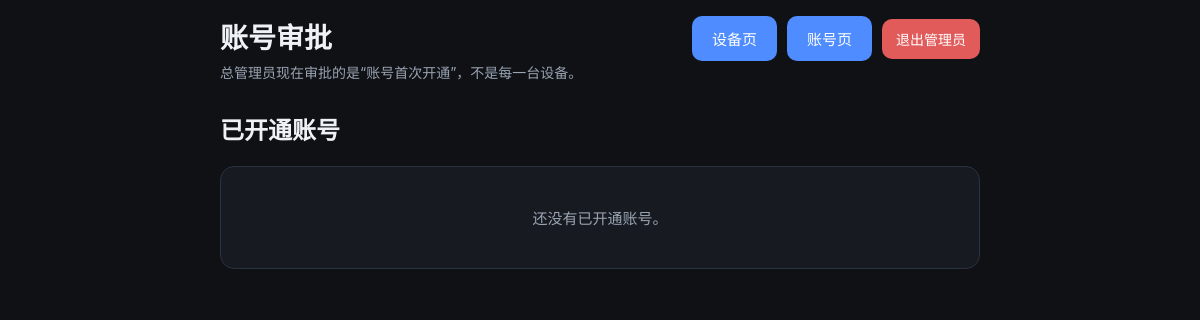
/admin/accounts, run on an earlier commit of the app's database.
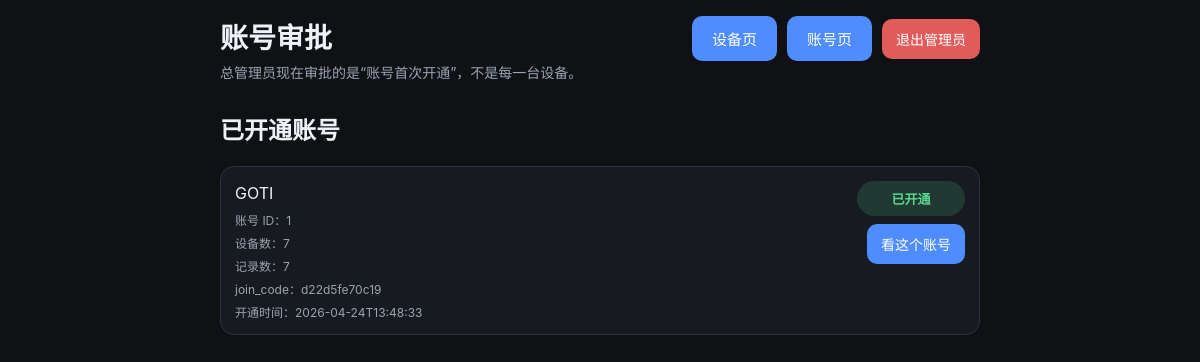
And on a later commit of the database.
### tables this page shows
CREATE TABLE users (
            id INTEGER PRIMARY KEY AUTOINCREMENT,
            name TEXT NOT NULL DEFAULT 'default',
            created_at TEXT NOT NULL DEFAULT (datetime('now'))
        , approval_status TEXT NOT NULL DEFAULT 'approved', join_code TEXT, approved_at TEXT, api_token TEXT);

### app/main.py (the view)
@app.route("/admin/accounts")
def admin_accounts_page():
    guard = admin_guard()
    if guard:
        return guard
    pending_users = get_users("pending")
    approved_users = get_users("approved")
    return render_template("admin_accounts.html", pending_users=pending_users, approved_users=approved_users)

### app/main.py (called while the page is built)
def get_conn():
    conn = sqlite3.connect(str(DB_PATH))
    conn.row_factory = sqlite3.Row
    return conn

def admin_cookie_value():
    if not ADMIN_PASSWORD:
        return None
    return hashlib.sha256(ADMIN_PASSWORD.encode()).hexdigest()

def is_admin_authenticated():
    expected = admin_cookie_value()
    if not expected:
        return True
    actual = request.cookies.get(ADMIN_COOKIE, "")
    return hmac.compare_digest(actual, expected)

def admin_guard():
    if is_admin_authenticated():
        return None
    next_path = request.path
    if request.query_string:
        next_path += "?" + request.query_string.decode()
    return redirect(url_for("admin_login_page", next=next_path))

### app/templates/admin_accounts.html (shortened to what this page needs)
<!doctype html>
<html lang="zh-CN">
<head>
  <link rel="stylesheet" href="/static/style.css" />
</head>
<body>
  <main class="container">
    <header class="header">
      <div class="title-row">
        <div>
          <h1>账号审批</h1>
          <p class="subtitle">总管理员现在审批的是“账号首次开通”，不是每一台设备。</p>
        </div>
        <div class="toolbar-actions">
          <a class="nav-link" href="/devices">设备页</a>
          <a class="nav-link" href="/account">账号页</a>
          <form action="/admin/logout" method="post" class="inline-form-row">
            <button type="submit" class="danger compact">退出管理员</button>
          </form>
        </div>
      </div>
    </header>
    <section class="section-block">
      <h2 class="section-title">已开通账号</h2>
      <div class="list">
        {% if approved_users %}
          {% for user in approved_users %}
            <article class="item">
              <div class="item-main grow">
                <div class="item-content">{{ user.name }}</div>
                <div class="item-meta">账号 ID：{{ user.id }}</div>
                <div class="item-meta">设备数：{{ user.device_count }}</div>
                <div class="item-meta">记录数：{{ user.item_count }}</div>
                <div class="item-meta">join_code：{{ user.join_code or '-' }}</div>
                <div class="item-meta">开通时间：{{ user.approved_at or '-' }}</div>
              </div>
              <div class="item-actions">
                <span class="status-badge trusted">已开通</span>
                <a class="secondary-button compact" href="/account?user_id={{ user.id }}">看这个账号</a>
              </div>
            </article>
          {% endfor %}
        {% else %}
          <div class="empty">还没有已开通账号。</div>
        {% endif %}
      </div>
    </section>
  </main>
</body>
</html>

What changed in the data, as far as the page shows it:
added users: name "GOTI", id "1", device_count "7", item_count "7", join_code "d22d5fe70c19", approved_at "2026-04-24T13:48:33"
Also different on the page:
text no longer shown: "还没有已开通账号。"
